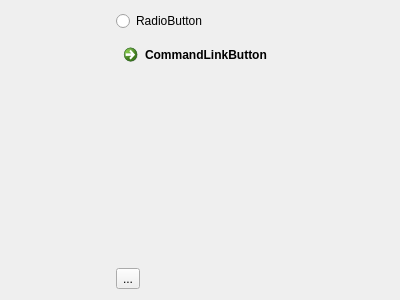
<?xml version="1.0" encoding="UTF-8"?>
<ui version="4.0">
 <class>Form</class>
 <widget class="QWidget" name="Form">
  <property name="geometry">
   <rect>
    <x>0</x>
    <y>0</y>
    <width>400</width>
    <height>300</height>
   </rect>
  </property>
  <property name="windowTitle">
   <string>Form</string>
  </property>
  <layout class="QGridLayout" name="gridLayout">
   <item row="0" column="0">
    <widget class="QRadioButton" name="radioButton">
     <property name="text">
      <string>RadioButton</string>
     </property>
    </widget>
   </item>
   <item row="1" column="0">
    <widget class="QCommandLinkButton" name="commandLinkButton">
     <property name="text">
      <string>CommandLinkButton</string>
     </property>
    </widget>
   </item>
   <item row="2" column="0">
    <widget class="QToolButton" name="toolButton">
     <property name="text">
      <string>...</string>
     </property>
    </widget>
   </item>
  </layout>
 </widget>
 <resources/>
 <connections/>
</ui>
